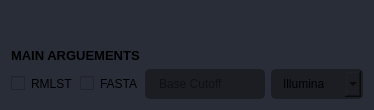
                     <widget class="QFrame" name="frame_div_content_3">
                      <property name="minimumSize">
                       <size>
                        <width>0</width>
                        <height>110</height>
                       </size>
                      </property>
                      <property name="maximumSize">
                       <size>
                        <width>16777215</width>
                        <height>180</height>
                       </size>
                      </property>
                      <property name="styleSheet">
                       <string notr="true">background-color: rgb(41, 45, 56);
border-radius: 5px;
</string>
                      </property>
                      <property name="frameShape">
                       <enum>QFrame::NoFrame</enum>
                      </property>
                      <property name="frameShadow">
                       <enum>QFrame::Raised</enum>
                      </property>
                      <layout class="QGridLayout" name="gridLayout_5" rowstretch="0,3">
                       <property name="topMargin">
                        <number>9</number>
                       </property>
                       <item row="1" column="2">
                        <widget class="QLineEdit" name="baseCutoffInput">
                         <property name="minimumSize">
                          <size>
                           <width>0</width>
                           <height>30</height>
                          </size>
                         </property>
                         <property name="styleSheet">
                          <string notr="true">QLineEdit {
	background-color: rgb(27, 29, 35);
	border-radius: 5px;
	border: 2px solid rgb(27, 29, 35);
	padding-left: 10px;
}
QLineEdit:hover {
	border: 2px solid rgb(64, 71, 88);
}
QLineEdit:focus {
	border: 2px solid rgb(91, 101, 124);
}</string>
                         </property>
                         <property name="placeholderText">
                          <string>Base Cutoff</string>
                         </property>
                        </widget>
                       </item>
                       <item row="1" column="1">
                        <widget class="QCheckBox" name="FASTAcheckBox">
                         <property name="autoFillBackground">
                          <bool>false</bool>
                         </property>
                         <property name="styleSheet">
                          <string notr="true"/>
                         </property>
                         <property name="text">
                          <string>FASTA</string>
                         </property>
                        </widget>
                       </item>
                       <item row="1" column="3">
                        <widget class="QComboBox" name="dataDropdownMenu">
                         <property name="font">
                          <font>
                           <family>Segoe UI</family>
                           <pointsize>9</pointsize>
                          </font>
                         </property>
                         <property name="autoFillBackground">
                          <bool>false</bool>
                         </property>
                         <property name="styleSheet">
                          <string notr="true">QComboBox{
	background-color: rgb(27, 29, 35);
	border-radius: 5px;
	border: 2px solid rgb(27, 29, 35);
	padding: 5px;
	padding-left: 10px;
}
QComboBox:hover{
	border: 2px solid rgb(64, 71, 88);
}
QComboBox QAbstractItemView {
	color: rgb(85, 170, 255);	
	background-color: rgb(27, 29, 35);
	padding: 10px;
	selection-background-color: rgb(39, 44, 54);
}</string>
                         </property>
                         <property name="iconSize">
                          <size>
                           <width>16</width>
                           <height>16</height>
                          </size>
                         </property>
                         <property name="frame">
                          <bool>true</bool>
                         </property>
                         <item>
                          <property name="text">
                           <string>Illumina</string>
                          </property>
                         </item>
                         <item>
                          <property name="text">
                           <string>Nanopore</string>
                          </property>
                         </item>
                        </widget>
                       </item>
                       <item row="0" column="0" colspan="4" alignment="Qt::AlignBottom">
                        <widget class="QLabel" name="labelBoxMainArguements">
                         <property name="font">
                          <font>
                           <family>Segoe UI</family>
                           <pointsize>10</pointsize>
                           <weight>75</weight>
                           <bold>true</bold>
                          </font>
                         </property>
                         <property name="styleSheet">
                          <string notr="true"/>
                         </property>
                         <property name="text">
                          <string>MAIN ARGUEMENTS</string>
                         </property>
                        </widget>
                       </item>
                       <item row="1" column="0">
                        <widget class="QCheckBox" name="RMLSTcheckBox">
                         <property name="autoFillBackground">
                          <bool>false</bool>
                         </property>
                         <property name="styleSheet">
                          <string notr="true"/>
                         </property>
                         <property name="text">
                          <string>RMLST</string>
                         </property>
                        </widget>
                       </item>
                      </layout>
                     </widget>
